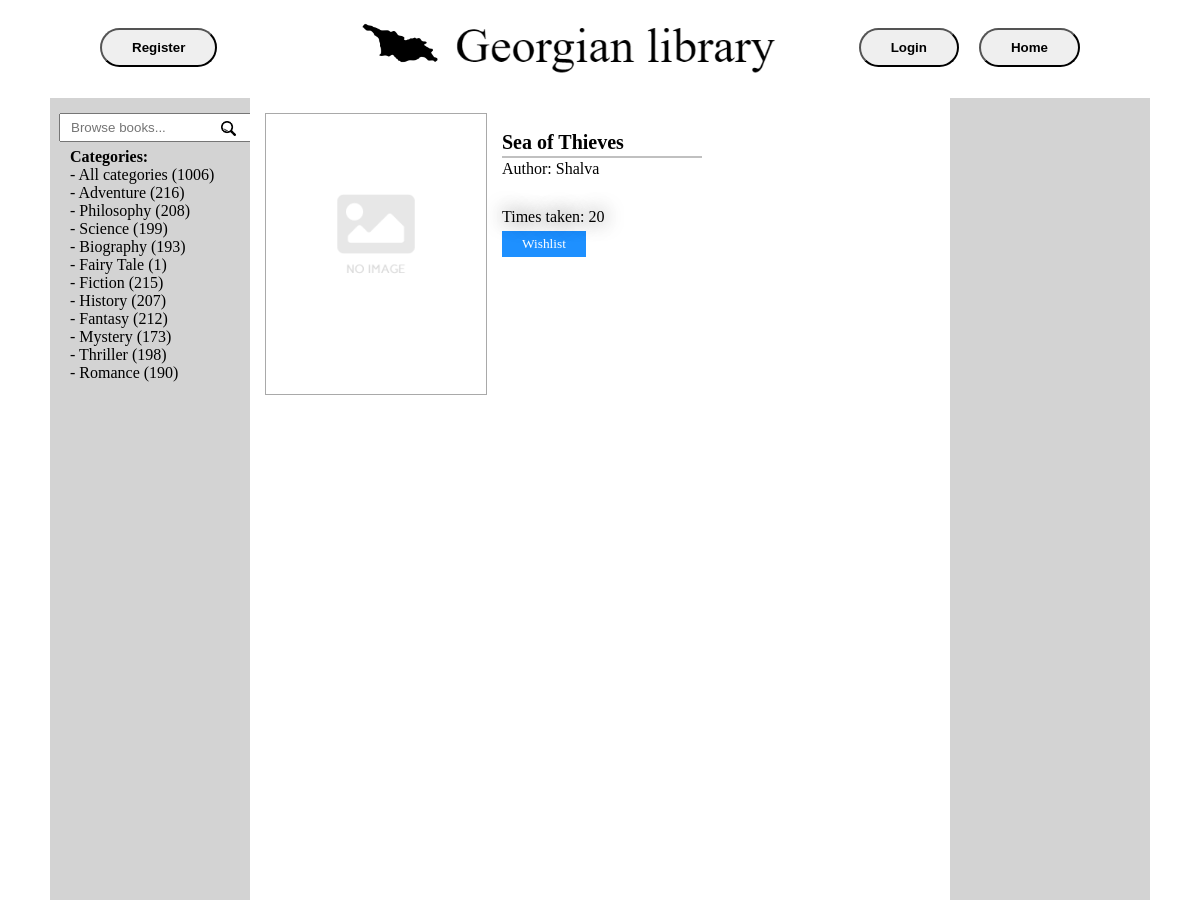
Before: /book/1/ (upper part) with the older database file.
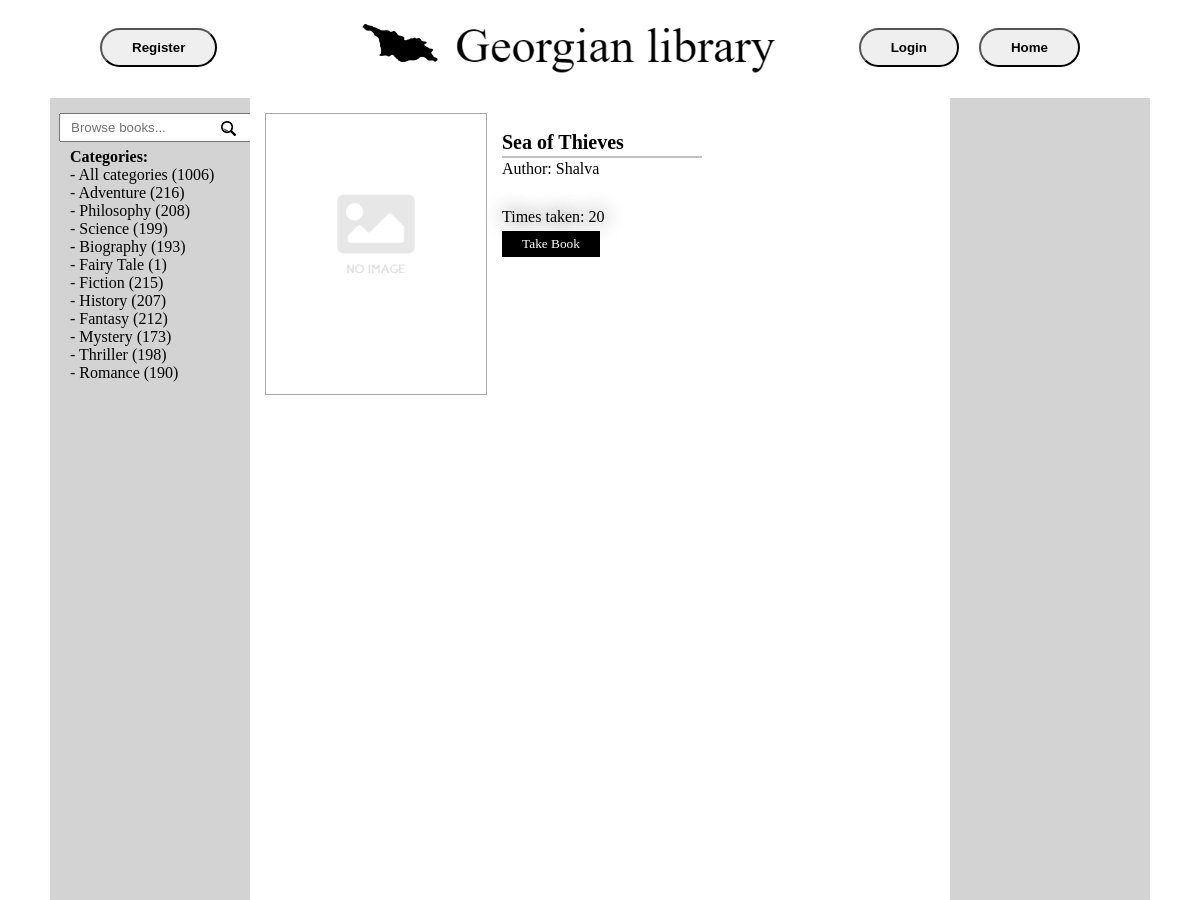
After: the same page with the newer database file.
### library/views.py (the view)
# urls.py: path('book/<int:pk>/', BookDetailView.as_view(), name='book_detail'),
class BookDetailView(DetailView):
    model = Book
    template_name = 'library/book_detail.html'
    context_object_name = 'book'
    def get_context_data(self, **kwargs):
        context = super().get_context_data(**kwargs)
        if self.request.user.is_authenticated:
            context['wishlist_books'] = WishlistBook.objects.filter(user=self.request.user).values_list('book_id', flat=True)
        return context

### library/context_processors.py (called while the page is built)
def categories_processor(request):
    categories = Category.objects.annotate(book_count=Count('book'))
    all_book_count = Book.objects.count()
    return {'categories': categories, 'all_book_count': all_book_count}

### library/models.py (called while the page is built)
    def __str__(self):
        return self.name

### library/templates/library/book_detail.html (shortened to what this page needs)
{% extends 'library/home.html' %}
{% load static %}
{% block content %}
    <div class="book_detail_cover">
        {% if book.cover %}
            <img src="{{ book.cover.url }}" alt="{{ book.title }}" class="book_cover_icon" draggable="false">
        {% else %}
            <img src="{% static 'library/images/no-image.png' %}" alt="{{ book.title }}" class="no_book_cover_icon" draggable="false">
        {% endif %}
    </div>
    <div class="book_detail_description">
        <div class="book_detail_title">
            {{ book.title }}
        </div>
        <div class="book_detail_divide_line"></div>
        <div class="book_detail_author">
            Author: {{ book.author }}
        </div>
    <div class="times_taken">
        Times taken: {{ book.times_taken }}
    </div>
    {% if book.stock > 0 %}
        {% if user.is_authenticated and book in user.taken_books.all %}
            <button disabled class="already_taken_button" id="book_detail_take_book">Already Taken</button>
        {% else %}
            <form method="POST" action="{% url 'users:take_book' book.id %}">
                <button type="submit" class="take_button" id="book_detail_take_book">Take Book</button>
            </form>
        {% endif %}
    {% else %}
        {% if user.is_authenticated and book in user.taken_books.all %}
            <button disabled class="already_taken_button" id="book_detail_take_book">Already Taken</button>
        {% elif book.id in wishlist_books %}
            <form method="POST" action="{% url 'users:remove_from_wishlist' book.id %}">
                {% csrf_token %}
                <button type="submit" class="remove_from_wishlist" id="book_detail_take_book">Remove</button>
            </form>
        {% else %}
            <form method="POST" action="{% url 'users:wishlist_book' book.id %}">
                <button type="submit" class="wishlist_button" id="book_detail_take_book">Wishlist</button>
            </form>
        {% endif %}
    {% endif %}
    </div>
{% endblock %}

Changed rows visible on the page:
changed Book "Sea of Thieves": stock 0 → 1 (drawn)
Other visible differences:
text no longer shown: "Wishlist"
text now shown: "Take Book"
